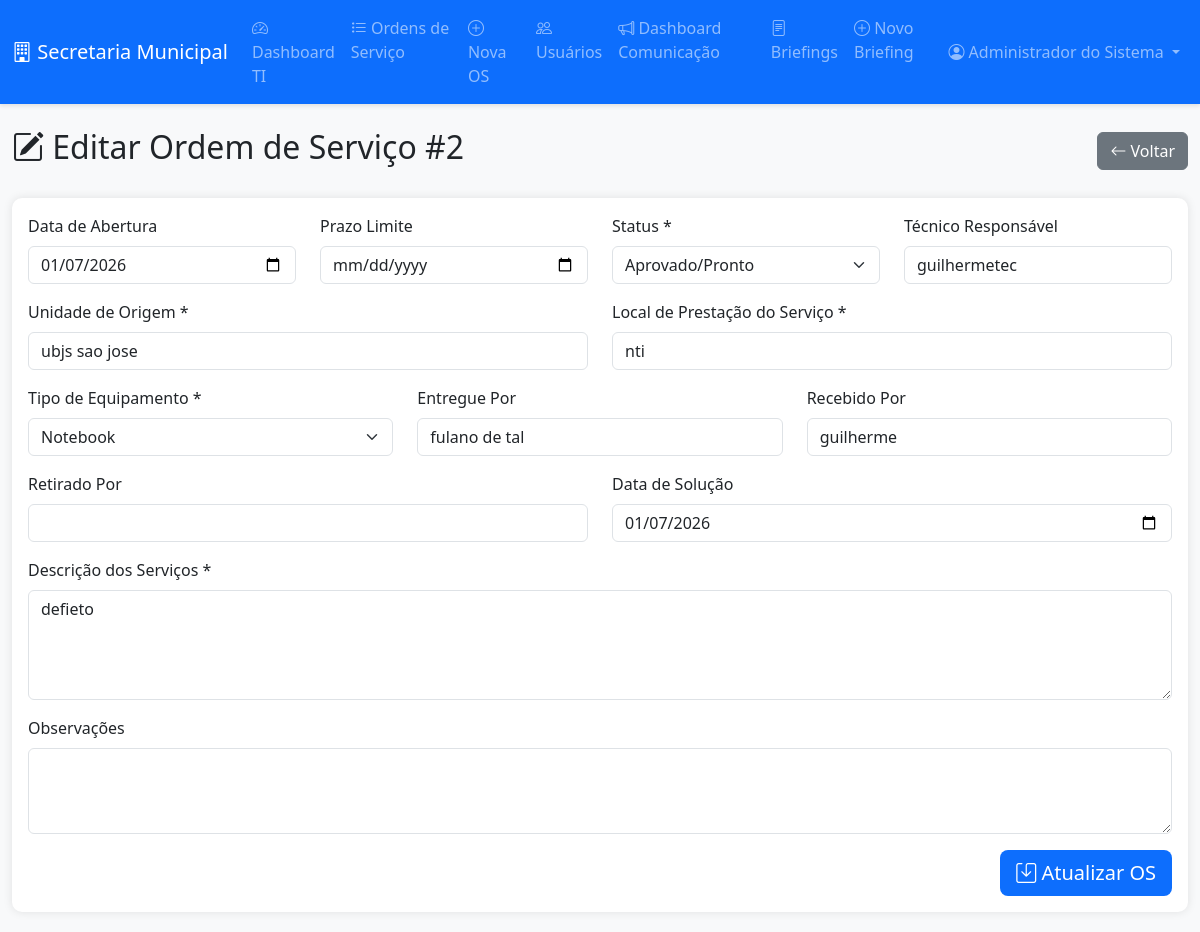
Screenshot of /os/editar/2 (signed in) with the database file from the repository.
### models.py (models this page shows, shortened)
class User(UserMixin, db.Model):
    __tablename__ = 'users'
    id = db.Column(db.Integer, primary_key=True)
    username = db.Column(db.String(80), unique=True, nullable=False)
    password_hash = db.Column(db.String(200), nullable=False)
    nome_completo = db.Column(db.String(200), nullable=False)
    perfil = db.Column(db.String(20), nullable=False)  # admin, tecnico, comunicacao
    whatsapp = db.Column(db.String(20))  # Número do WhatsApp
    ativo = db.Column(db.Boolean, default=True)

class OrdemServico(db.Model):
    __tablename__ = 'ordem_servico'
    id = db.Column(db.Integer, primary_key=True)
    data_abertura = db.Column(db.Date, nullable=False, default=datetime.utcnow)
    prazo_limite = db.Column(db.Date)
    status = db.Column(db.String(50), nullable=False, default='Aguardando Técnico')
    unidade_origem = db.Column(db.String(200), nullable=False)
    local_prestacao = db.Column(db.String(200), nullable=False)
    tecnico_responsavel = db.Column(db.String(100))
    tipo_equipamento = db.Column(db.String(100), nullable=False)
    entregue_por = db.Column(db.String(100))
    recebido_por = db.Column(db.String(100))
    retirado_por = db.Column(db.String(100))
    descricao_servicos = db.Column(db.Text, nullable=False)
    data_solucao = db.Column(db.Date)
    observacoes = db.Column(db.Text)
    aceita_por_tecnico = db.Column(db.Boolean, default=False)
    link_aceite = db.Column(db.String(100))  # Token único para aceite
    data_criacao = db.Column(db.DateTime, default=datetime.utcnow)
    data_atualizacao = db.Column(db.DateTime, default=datetime.utcnow, onupdate=datetime.utcnow)

### app.py (the view, shortened to what this page needs)
@app.route('/os/editar/<int:id>', methods=['GET', 'POST'])
@login_required
def os_editar(id):
    os = OrdemServico.query.get_or_404(id)
    if current_user.perfil == 'comunicacao':
        flash('Você não tem permissão para editar OS.', 'danger')
        return redirect(url_for('dashboard_comunicacao'))
    if current_user.perfil == 'tecnico' and os.tecnico_responsavel != current_user.username:
        flash('Você não tem permissão para editar esta OS.', 'danger')
        return redirect(url_for('os_lista'))
    return render_template('os_form.html', os=os, tecnicos=None, hoje=datetime.utcnow().date())

### app.py (called while the page is built)
@login_manager.user_loader
def load_user(user_id):
    return db.session.get(User, int(user_id))

### templates/os_form.html (shortened to what this page needs)
{% extends "base.html" %}
{% block content %}
<div class="row">
    <div class="col-12">
        <div class="d-flex justify-content-between align-items-center mb-4">
            <h2>
                <i class="bi bi-{% if os %}pencil-square{% else %}plus-circle{% endif %}"></i>
                {% if os %}Editar Ordem de Serviço #{{ os.id }}{% else %}Nova Ordem de Serviço{% endif %}
            </h2>
            <a href="{{ url_for('os_lista') }}" class="btn btn-secondary">
                <i class="bi bi-arrow-left"></i> Voltar
            </a>
        </div>
    </div>
</div>
<div class="row">
    <div class="col-12">
        <div class="card">
            <div class="card-body">
                <form method="POST">
                    <div class="row">
                        <div class="col-md-3 mb-3">
                            <label for="data_abertura" class="form-label">Data de Abertura</label>
                            <input type="date" class="form-control" id="data_abertura" name="data_abertura"
                                   value="{% if os %}{{ os.data_abertura }}{% else %}{{ hoje }}{% endif %}"
                                   {% if current_user.perfil != 'admin' %}disabled{% endif %}>
                        </div>
                        {% if current_user.perfil == 'admin' and os %}
                        <div class="col-md-3 mb-3">
                            <label for="prazo_limite" class="form-label">Prazo Limite</label>
                            <input type="date" class="form-control" id="prazo_limite" name="prazo_limite"
                                   value="{% if os and os.prazo_limite %}{{ os.prazo_limite }}{% endif %}">
                        </div>
                        {% endif %}
                        <div class="col-md-3 mb-3">
                            <label for="status" class="form-label">Status *</label>
                            <select class="form-select" id="status" name="status" required>
                                <option value="Aprovado/Pronto" {% if os and os.status == 'Aprovado/Pronto' %}selected{% endif %}>Aprovado/Pronto</option>
                            </select>
                        </div>
                        <div class="col-md-3 mb-3">
                            <label for="tecnico_responsavel" class="form-label">Técnico Responsável</label>
                            <input type="text" class="form-control" value="{% if os and os.tecnico_responsavel %}{{ os.tecnico_responsavel }}{% else %}Aguardando aceite{% endif %}" readonly>
                        </div>
                    </div>
                    <div class="row">
                        <div class="col-md-6 mb-3">
                            <label for="unidade_origem" class="form-label">Unidade de Origem *</label>
                            <input type="text" class="form-control" id="unidade_origem" name="unidade_origem"
                                   value="{% if os %}{{ os.unidade_origem }}{% endif %}" required>
                        </div>
                        <div class="col-md-6 mb-3">
                            <label for="local_prestacao" class="form-label">Local de Prestação do Serviço *</label>
                            <input type="text" class="form-control" id="local_prestacao" name="local_prestacao"
                                   value="{% if os %}{{ os.local_prestacao }}{% endif %}" required>
                        </div>
                    </div>
                    <div class="row">
                        <div class="col-md-4 mb-3">
                            <label for="tipo_equipamento" class="form-label">Tipo de Equipamento *</label>
                            <select class="form-select" id="tipo_equipamento" name="tipo_equipamento" required>
                                <option value="Notebook" {% if os and os.tipo_equipamento == 'Notebook' %}selected{% endif %}>Notebook</option>
                            </select>
                        </div>
                        <div class="col-md-4 mb-3">
                            <label for="entregue_por" class="form-label">Entregue Por</label>
                            <input type="text" class="form-control" id="entregue_por" name="entregue_por"
                                   value="{% if os %}{{ os.entregue_por }}{% endif %}">
                        </div>
                        <div class="col-md-4 mb-3">
                            <label for="recebido_por" class="form-label">Recebido Por</label>
                            <input type="text" class="form-control" id="recebido_por" name="recebido_por"
                                   value="{% if os %}{{ os.recebido_por }}{% endif %}">
                        </div>
                    </div>
                    <div class="row">
                        <div class="col-md-6 mb-3">
                            <label for="retirado_por" class="form-label">Retirado Por</label>
                            <input type="text" class="form-control" id="retirado_por" name="retirado_por"
                                   value="{% if os %}{{ os.retirado_por }}{% endif %}">
                        </div>
                        <div class="col-md-6 mb-3" id="data_solucao_field" style="display: none;">
                            <label for="data_solucao" class="form-label">Data de Solução</label>
                            <input type="date" class="form-control" id="data_solucao" name="data_solucao"
                                   value="{% if os and os.data_solucao %}{{ os.data_solucao }}{% endif %}">
                        </div>
                    </div>
                    <div class="mb-3">
                        <label for="descricao_servicos" class="form-label">Descrição dos Serviços *</label>
                        <textarea class="form-control" id="descricao_servicos" name="descricao_servicos" rows="4" required>{% if os %}{{ os.descricao_servicos }}{% endif %}</textarea>
                    </div>
                    <div class="mb-3">
                        <label for="observacoes" class="form-label">Observações</label>
                        <textarea class="form-control" id="observacoes" name="observacoes" rows="3">{% if os %}{{ os.observacoes }}{% endif %}</textarea>
                    </div>
                    <div class="d-grid gap-2 d-md-flex justify-content-md-end">
                        <button type="submit" class="btn btn-primary btn-lg">
                            <i class="bi bi-save"></i> {% if os %}Atualizar{% else %}Criar{% endif %} OS
                        </button>
                    </div>
                </form>
            </div>
        </div>
    </div>
</div>
{% endblock %}

### templates/base.html (shortened to what this page needs)
<!DOCTYPE html>
<html lang="pt-BR">
<head>
    <link href="https://cdn.jsdelivr.net/npm/bootstrap@5.3.0/dist/css/bootstrap.min.css" rel="stylesheet">
    <link rel="stylesheet" href="https://cdn.jsdelivr.net/npm/bootstrap-icons@1.11.0/font/bootstrap-icons.css">
</head>
<body>
    {% if current_user.is_authenticated %}
    <nav class="navbar navbar-expand-lg navbar-dark bg-primary">
        <div class="container-fluid">
            <a class="navbar-brand" href="{{ url_for('index') }}">
                <i class="bi bi-building"></i> Secretaria Municipal
            </a>
            <div class="collapse navbar-collapse" id="navbarNav">
                <ul class="navbar-nav me-auto">
                    {% if current_user.perfil in ['admin', 'tecnico'] %}
                    <li class="nav-item">
                        <a class="nav-link" href="{{ url_for('dashboard_ti') }}">
                            <i class="bi bi-speedometer2"></i> Dashboard TI
                        </a>
                    </li>
                    <li class="nav-item">
                        <a class="nav-link" href="{{ url_for('os_lista') }}">
                            <i class="bi bi-list-task"></i> Ordens de Serviço
                        </a>
                    </li>
                    {% if current_user.perfil == 'admin' %}
                    <li class="nav-item">
                        <a class="nav-link" href="{{ url_for('os_nova') }}">
                            <i class="bi bi-plus-circle"></i> Nova OS
                        </a>
                    </li>
                    <li class="nav-item">
                        <a class="nav-link" href="{{ url_for('usuarios_lista') }}">
                            <i class="bi bi-people"></i> Usuários
                        </a>
                    </li>
                    {% endif %}
                    {% endif %}
                    {% if current_user.perfil in ['admin', 'comunicacao'] %}
                    <li class="nav-item">
                        <a class="nav-link" href="{{ url_for('dashboard_comunicacao') }}">
                            <i class="bi bi-megaphone"></i> Dashboard Comunicação
                        </a>
                    </li>
                    <li class="nav-item">
                        <a class="nav-link" href="{{ url_for('briefing_lista') }}">
                            <i class="bi bi-file-text"></i> Briefings
                        </a>
                    </li>
                    <li class="nav-item">
                        <a class="nav-link" href="{{ url_for('briefing_novo') }}">
                            <i class="bi bi-plus-circle"></i> Novo Briefing
                        </a>
                    </li>
                    {% endif %}
                </ul>
                <ul class="navbar-nav">
                    <li class="nav-item dropdown">
                        <a class="nav-link dropdown-toggle" href="#" id="userMenu" role="button" data-bs-toggle="dropdown">
                            <i class="bi bi-person-circle"></i> {{ current_user.nome_completo }}
                        </a>
                    </li>
                </ul>
            </div>
        </div>
    </nav>
    {% endif %}
    <div class="container-fluid mt-4">
        {% block content %}{% endblock %}
    </div>
</body>
</html>

### templates/base.html (style rules this page uses)
:root { --primary-color: #0d6efd; --secondary-color: #6c757d; --success-color: #198754; --danger-color: #dc3545; --warning-color: #ffc107; --info-color: #0dcaf0; }
body { background-color: #f8f9fa; font-family: 'Segoe UI', Tahoma, Geneva, Verdana, sans-serif; }
.navbar { box-shadow: 0 2px 4px rgba(0,0,0,.1); }
.card { border: none; box-shadow: 0 0 10px rgba(0,0,0,.1); border-radius: 10px; margin-bottom: 20px; }
.btn-primary { background-color: var(--primary-color); border: none; }

### rows the page displays
User: nome_completo "Administrador do Sistema"
OrdemServico: id "2", data_abertura "01/07/2026", status "Aprovado/Pronto", tecnico_responsavel "guilhermetec", unidade_origem "ubjs sao jose", local_prestacao "nti", tipo_equipamento "Notebook", entregue_por "fulano de tal", recebido_por "guilherme", data_solucao "01/07/2026", descricao_servicos "defieto"
